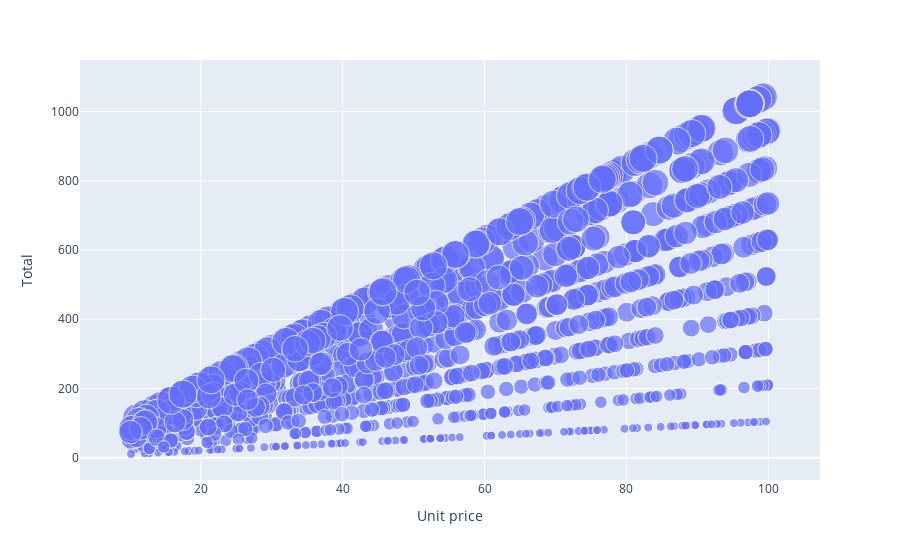

Notebook code cell kept with this figure:
### Code cell
fig=px.scatter(df,
              x="Unit price",
              y="Total",
              size="Quantity")
fig.show()

### Figure 1 — Plotly figure (JSON) as saved in the notebook; plotly's stock layout.template omitted (floating-point values rounded to 4 significant figures; data arrays with more than 128 entries replaced by an {"elided": "..."} marker saying what was removed)
{"data": [{"hovertemplate": "Unit price=%{x}<br>Total=%{y}<br>Quantity=%{marker.size}<extra></extra>", "legendgroup": "", "marker": {"color": "#636efa", "size": {"elided": "1000 int values"}, "sizemode": "area", "sizeref": 0.025, "symbol": "circle"}, "mode": "markers", "name": "", "orientation": "v", "showlegend": false, "type": "scatter", "x": {"elided": "1000 float values"}, "xaxis": "x", "y": {"elided": "1000 float values"}, "yaxis": "y"}], "layout": {"legend": {"itemsizing": "constant", "tracegroupgap": 0}, "margin": {"t": 60}, "xaxis": {"anchor": "y", "domain": [0, 1], "title": {"text": "Unit price"}}, "yaxis": {"anchor": "x", "domain": [0, 1], "title": {"text": "Total"}}}}
